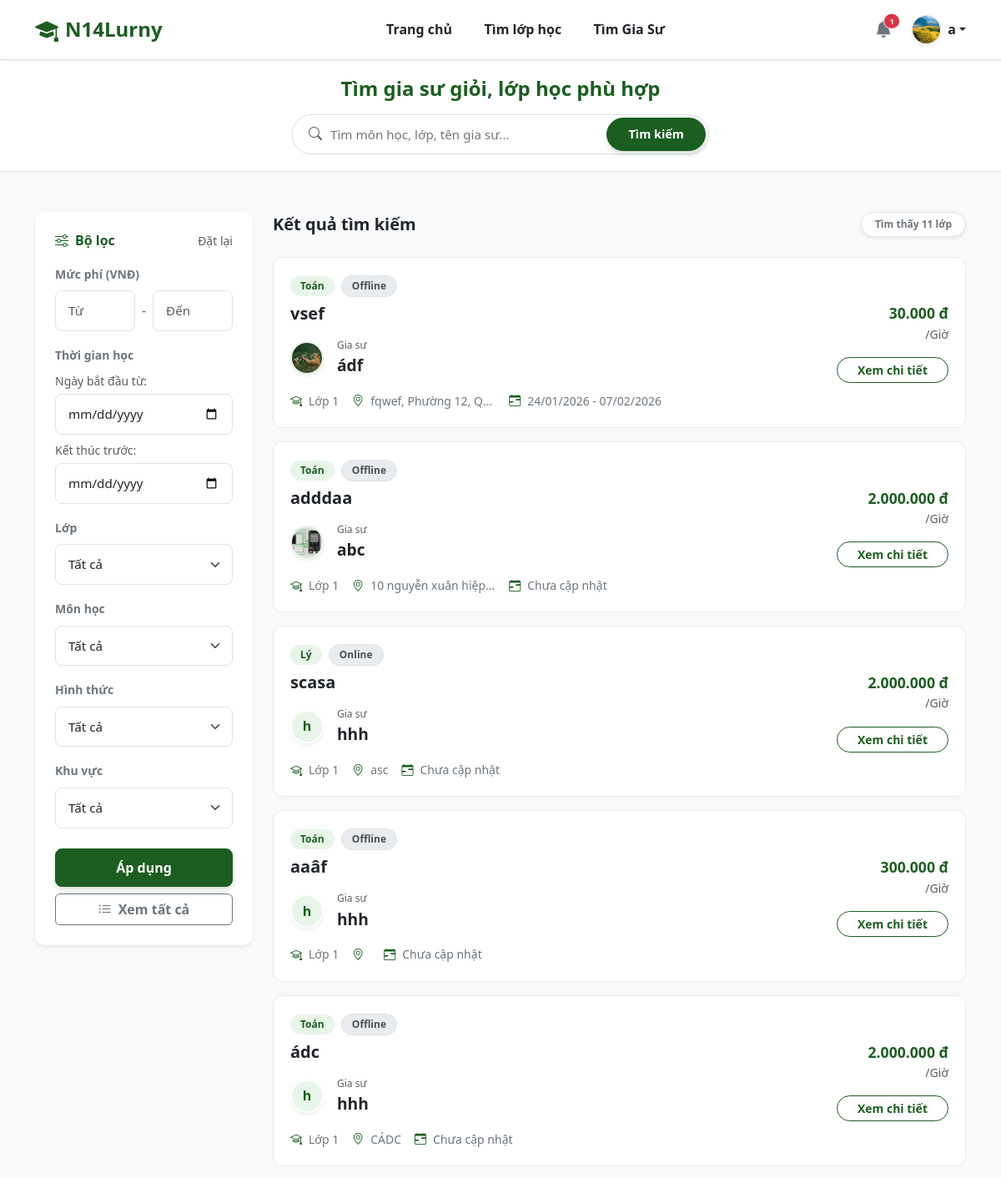
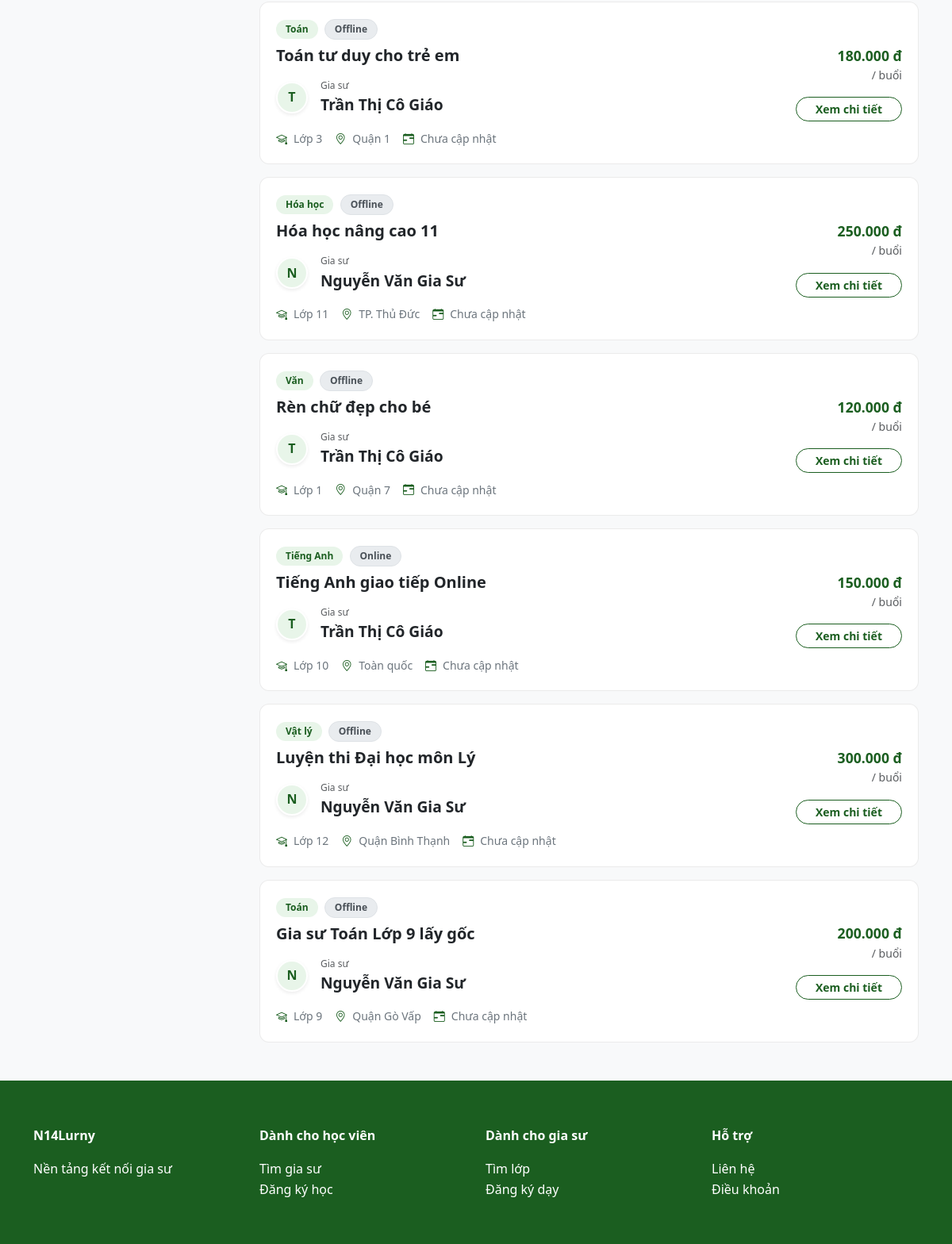
The page /N14Lurny/find-class.php (signed in) on the database its author committed (2 pictures, top to bottom).
### tables this page shows
CREATE TABLE `users` (
  `id` int(11) NOT NULL,
  `full_name` varchar(100) NOT NULL,
  `email` varchar(100) NOT NULL,
  `password` varchar(255) NOT NULL,
  `role` enum('admin','tutor','student') NOT NULL DEFAULT 'student',
  `avatar` varchar(255) DEFAULT NULL,
  `dob` date DEFAULT NULL,
  `gender` enum('Nam','Nữ','Khác') DEFAULT 'Nam',
  `phone` varchar(20) DEFAULT NULL,
  `bio` text DEFAULT NULL COMMENT 'Giới thiệu bản thân',
  `major` varchar(100) DEFAULT NULL COMMENT 'Chuyên ngành',
  `degree` varchar(100) DEFAULT NULL COMMENT 'Bằng cấp/Trình độ',
  `experience` varchar(100) DEFAULT NULL COMMENT 'Kinh nghiệm',
  `address` varchar(255) DEFAULT NULL COMMENT 'Địa chỉ/Khu vực',
  `school` varchar(255) DEFAULT NULL,
  `grade` varchar(50) DEFAULT NULL,
  `created_at` timestamp NOT NULL DEFAULT current_timestamp(),
  `warnings_count` int(11) DEFAULT 0 COMMENT 'Số lần bị cảnh cáo',
  `is_banned` tinyint(1) DEFAULT 0 COMMENT '1: Bị cấm dạy, 0: Bình thường',
  `avg_rating` float DEFAULT 0,
  `review_count` int(11) DEFAULT 0
);

CREATE TABLE `classes` (
  `id` int(11) NOT NULL,
  `tutor_id` int(11) NOT NULL,
  `title` varchar(255) NOT NULL,
  `subject` varchar(100) NOT NULL,
  `grade` varchar(50) NOT NULL,
  `price` varchar(255) DEFAULT NULL,
  `description` text DEFAULT NULL,
  `method` varchar(50) NOT NULL DEFAULT 'Offline' COMMENT 'Online hoặc Offline',
  `location` varchar(100) NOT NULL DEFAULT 'TP. Hồ Chí Minh' COMMENT 'Quận/Huyện tại TP.HCM',
  `status` enum('pending','active','hidden','closed','rejected') DEFAULT 'pending',
  `max_students` int(11) NOT NULL DEFAULT 1,
  `start_date` date DEFAULT NULL,
  `end_date` date DEFAULT NULL,
  `created_at` timestamp NOT NULL DEFAULT current_timestamp()
);

### N14Lurny/find-class.php (the view, shortened to what this page needs)
<?php
require 'config/db.php';
$keyword = isset($_GET['keyword']) ? $_GET['keyword'] : '';
$raw_min = isset($_GET['min_price']) ? clean_number($_GET['min_price']) : '';
$raw_max = isset($_GET['max_price']) ? clean_number($_GET['max_price']) : '';
$min_price = (is_numeric($raw_min)) ? intval($raw_min) : '';
$max_price = (is_numeric($raw_max)) ? intval($raw_max) : '';
$filter_start = isset($_GET['filter_start']) ? $_GET['filter_start'] : '';
$filter_end = isset($_GET['filter_end']) ? $_GET['filter_end'] : '';
$sql = "SELECT classes.*, users.full_name, users.avatar
        FROM classes
        LEFT JOIN users ON classes.tutor_id = users.id
        WHERE classes.status = 'active'";
$sql .= " ORDER BY classes.id DESC";
$error_message = "";
$result = null;
try {
    $result = $conn->query($sql);
} catch (Exception $e) {
    $error_message = "Lỗi hệ thống: " . $e->getMessage();
}
?>
<!DOCTYPE html>
<html lang="vi">
<head>
    <link href="https://cdn.jsdelivr.net/npm/bootstrap@5.3.0/dist/css/bootstrap.min.css" rel="stylesheet">
    <link href="https://cdn.jsdelivr.net/npm/bootstrap-icons@1.11.1/font/bootstrap-icons.css" rel="stylesheet">
    <link rel="stylesheet" href="assets/css/style.css">
</head>
<body class="bg-light">
<?php include 'includes/header.php'; ?>
<section class="search-header">
  <div class="container">
    <h4 class="text-center fw-bold mb-3 text-brand">Tìm gia sư giỏi, lớp học phù hợp</h4>
    <form action="find-class.php" method="GET">
        <div class="search-container mx-auto">
            <i class="bi bi-search text-muted ps-3"></i>
            <input type="text" name="keyword" class="search-input" value="<?php echo htmlspecialchars($keyword); ?>" placeholder="Tìm môn học, lớp, tên gia sư...">
            <button type="submit" class="btn btn-brand search-btn">Tìm kiếm</button>
        </div>
    </form>
  </div>
</section>
<section class="find-class py-5">
  <div class="container">
    <div class="row">
      <aside class="col-lg-3 mb-4">
        <div class="card border-0 shadow-sm sidebar-sticky">
            <div class="card-body p-4">
                <form action="find-class.php" method="GET">
                  <div class="d-flex justify-content-between align-items-center mb-3">
                      <h6 class="fw-bold text-brand m-0"><i class="bi bi-sliders me-2"></i>Bộ lọc</h6>
                      <a href="find-class.php" class="text-decoration-none small text-muted">Đặt lại</a>
                  </div>
                  <div class="mb-3">
                      <label class="form-label small fw-bold text-secondary">Mức phí (VNĐ)</label>
                      <div class="d-flex gap-2 align-items-center">
                          <input type="text" name="min_price" class="form-control form-control-sm price-input" placeholder="Từ" value="<?php echo ($min_price !== '') ? number_format($min_price) : ''; ?>">
                          <span class="text-muted">-</span>
                          <input type="text" name="max_price" class="form-control form-control-sm price-input" placeholder="Đến" value="<?php echo ($max_price !== '') ? number_format($max_price) : ''; ?>">
                      </div>
                  </div>
                  <div class="mb-3">
                      <label class="form-label small fw-bold text-secondary">Thời gian học</label>
                      <div class="mb-2">
                          <small class="text-muted d-block mb-1">Ngày bắt đầu từ:</small>
                          <input type="date" name="filter_start" class="form-control form-control-sm" value="<?= $filter_start ?>">
                      </div>
                      <div>
                          <small class="text-muted d-block mb-1">Kết thúc trước:</small>
                          <input type="date" name="filter_end" class="form-control form-control-sm" value="<?= $filter_end ?>">
                      </div>
                  </div>
                  <div class="mb-3">
                      <label class="form-label small fw-bold text-secondary">Lớp</label>
                      <select name="grade" class="form-select form-select-sm">
                        <option value="Tất cả">Tất cả</option>
                      </select>
                  </div>
                  <div class="mb-3">
                      <label class="form-label small fw-bold text-secondary">Môn học</label>
                      <select name="subject" class="form-select form-select-sm">
                        <option value="Tất cả">Tất cả</option>
                      </select>
                  </div>
                  <div class="mb-3">
                      <label class="form-label small fw-bold text-secondary">Hình thức</label>
                      <select name="method" class="form-select form-select-sm">
                        <option value="Tất cả">Tất cả</option>
                      </select>
                  </div>
                  <div class="mb-4">
                      <label class="form-label small fw-bold text-secondary">Khu vực</label>
                      <select name="location" class="form-select form-select-sm">
                        <option value="Tất cả">Tất cả</option>
                      </select>
                  </div>
                  <button type="submit" class="btn btn-brand w-100 fw-bold mb-2">Áp dụng</button>
                  <a href="find-class.php" class="btn btn-outline-secondary w-100 fw-bold"><i class="bi bi-list-ul me-2"></i>Xem tất cả</a>
                </form>
            </div>
        </div>
      </aside>
      <main class="col-lg-9">
        <?php if (!empty($error_message)): ?>
            <div class="alert alert-danger shadow-sm border-0"><i class="bi bi-exclamation-triangle-fill me-2"></i> <strong>Lỗi:</strong> <?php echo $error_message; ?></div>
        <?php elseif ($result && $result->num_rows > 0): ?>
            <div class="d-flex justify-content-between align-items-center mb-4">
                <h5 class="fw-bold text-dark m-0">Kết quả tìm kiếm</h5>
                <span class="badge bg-white text-secondary border shadow-sm px-3 py-2 rounded-pill">Tìm thấy <?php echo $result->num_rows; ?> lớp</span>
            </div>
            <div class="row g-3">
            <?php while($row = $result->fetch_assoc()):
                $price_raw = $row['price']; $price_display = $price_raw; $unit_display = '';
                if (is_numeric($price_raw)) { $price_display = number_format($price_raw, 0, ',', '.') . ' đ'; $unit_display = '/ buổi'; }
                elseif (preg_match('/^(\d+)\s+(.*)$/', $price_raw, $matches)) { $price_display = number_format($matches[1], 0, ',', '.') . ' đ'; $unit_clean = trim(str_replace('VND', '', $matches[2])); $unit_display = (strpos($unit_clean, '/') === 0) ? $unit_clean : '/ ' . $unit_clean; }
                $tutor_name = $row['full_name'] ?? 'Ẩn danh';
                $tutor_initial = mb_substr($tutor_name, 0, 1, 'UTF-8');
                $tutor_link = "student/tutor_profile.php?id=" . $row['tutor_id'];
                $has_avatar = !empty($row['avatar']) && file_exists("assets/uploads/avatars/" . $row['avatar']);
                $avatar_src = $has_avatar ? "assets/uploads/avatars/" . $row['avatar'] : "";
                $date_display = "Chưa cập nhật";
                if (!empty($row['start_date']) && !empty($row['end_date'])) {
                    $date_display = date('d/m/Y', strtotime($row['start_date'])) . ' - ' . date('d/m/Y', strtotime($row['end_date']));
                }
            ?>
                <div class="col-md-12">
                    <div class="class-card">
                        <div class="row align-items-center">
                            <div class="col-md-8">
                                <div class="mb-2">
                                    <span class="badge green me-1"><?= htmlspecialchars($row['subject']) ?></span>
                                    <span class="badge gray"><?= htmlspecialchars($row['method']) ?></span>
                                </div>
                                <h5 class="fw-bold mb-3"><a href="class-detail.php?id=<?= $row['id']; ?>" class="text-decoration-none text-dark stretched-link"><?= htmlspecialchars($row['title']); ?></a></h5>
                                <div class="d-flex align-items-center mb-3 position-relative" style="z-index: 2;">
                                    <a href="<?= $tutor_link ?>" class="tutor-link me-3" title="Xem hồ sơ gia sư">
                                        <?php if ($has_avatar): ?><img src="<?= $avatar_src ?>" class="tutor-thumb shadow-sm"><?php else: ?><div class="tutor-initials-sm shadow-sm"><?= $tutor_initial ?></div><?php endif; ?>
                                    </a>
                                    <div class="d-flex flex-column"><span class="small text-muted" style="font-size: 0.75rem;">Gia sư</span><a href="<?= $tutor_link ?>" class="tutor-link fw-bold text-dark tutor-name"><?= htmlspecialchars($tutor_name) ?></a></div>
                                </div>
                                <div class="d-flex flex-wrap gap-3 text-secondary small">
                                    <div class="d-flex align-items-center"><i class="bi bi-mortarboard me-2 text-brand"></i> <?= htmlspecialchars($row['grade']) ?></div>
                                    <div class="d-flex align-items-center"><i class="bi bi-geo-alt me-2 text-brand"></i> <span class="text-truncate" style="max-width: 150px;"><?= htmlspecialchars($row['location']) ?></span></div>
                                    <div class="d-flex align-items-center"><i class="bi bi-calendar-range me-2 text-brand"></i> <?= $date_display ?></div>
                                </div>
                            </div>
                            <div class="col-md-4 text-md-end mt-3 mt-md-0 border-start-md ps-md-4 d-flex flex-column justify-content-center align-items-md-end align-items-start">
                                <div class="class-price mb-0"><?= $price_display ?></div>
                                <div class="small text-muted mb-3"><?= htmlspecialchars($unit_display) ?></div>
                                <a href="class-detail.php?id=<?= $row['id']; ?>" class="btn btn-outline-brand btn-sm rounded-pill px-4 fw-bold position-relative" style="z-index: 2;">Xem chi tiết</a>
                            </div>
                        </div>
                    </div>
                </div>
            <?php endwhile; ?>
            </div>
        <?php endif; ?>
      </main>
    </div>
  </div>
</section>
<?php include 'includes/footer.php'; ?>
</body>
</html>

### N14Lurny/includes/header.php (shortened to what this page needs)
<?php
$base_url = '/N14Lurny';
$notif_count = 0;
if (isset($_SESSION['user_id'])) {
    require_once dirname(__FILE__) . '/../config/db.php';
    $uid = $_SESSION['user_id'];
    $count_sql = "SELECT COUNT(*) as total FROM notifications WHERE user_id = $uid AND is_read = 0";
    $count_res = $conn->query($count_sql);
    if($count_res) $notif_count = $count_res->fetch_assoc()['total'];
}
?>
<nav class="navbar navbar-expand-lg bg-white border-bottom py-2 fixed-top-nav" style="position: relative; z-index: 1050;">
  <div class="container">
    <a class="navbar-brand fw-bold text-success d-flex align-items-center" href="<?= $base_url ?>/index.php">
        <i class="bi bi-mortarboard-fill me-2 fs-3"></i> N14Lurny
    </a>
    <div class="collapse navbar-collapse" id="navbarContent">
      <ul class="navbar-nav mx-auto mb-2 mb-lg-0">
        <li class="nav-item">
            <a class="nav-link" href="<?= $base_url ?>/index.php">Trang chủ</a>
        </li>
        <li class="nav-item">
            <a class="nav-link" href="<?= $base_url ?>/find-class.php">Tìm lớp học</a>
        </li>
        <li class="nav-item">
            <a class="nav-link" href="/N14Lurny/find-tutor.php">Tìm Gia Sư</a>
        </li>
      </ul>
      <div class="d-flex align-items-center">
        <?php if (isset($_SESSION['user_id'])): ?>
            <?php
                $fullname = isset($_SESSION['fullname']) ? $_SESSION['fullname'] : 'Học viên';
                $firstLetter = mb_substr($fullname, 0, 1, 'UTF-8');
                $user_avatar = '';
                $u_id = $_SESSION['user_id'];
                $u_res = $conn->query("SELECT avatar FROM users WHERE id=$u_id");
                if($u_res && $u_row = $u_res->fetch_assoc()) {
                    $user_avatar = $u_row['avatar'];
                }
            ?>
            <div class="dropdown me-4">
                <a href="#" class="text-secondary position-relative text-decoration-none" id="notifDropdown" data-bs-toggle="dropdown" aria-expanded="false">
                    <i class="bi bi-bell-fill fs-5"></i>
                    <?php if($notif_count > 0): ?>
                        <span class="position-absolute top-0 start-100 translate-middle badge rounded-pill bg-danger border border-light" style="font-size: 0.6rem;">
                            <?= $notif_count ?>
                        </span>
                    <?php endif; ?>
                </a>
            </div>
            <div class="dropdown">
                <a href="#" class="d-flex align-items-center text-decoration-none dropdown-toggle text-dark" id="studentDropdown" data-bs-toggle="dropdown" aria-expanded="false">
                    <?php if (!empty($user_avatar) && file_exists(dirname(__FILE__) . '/../assets/uploads/avatars/' . $user_avatar)): ?>
                        <img src="<?= $base_url ?>/assets/uploads/avatars/<?= $user_avatar ?>" class="rounded-circle me-2 object-fit-cover shadow-sm border" style="width: 35px; height: 35px;">
                    <?php else: ?>
                        <div class="rounded-circle bg-success text-white d-flex align-items-center justify-content-center me-2 fw-bold" style="width: 35px; height: 35px;">
                            <?= $firstLetter ?>
                        </div>
                    <?php endif; ?>
                    <span class="fw-bold d-none d-sm-block"><?= htmlspecialchars($fullname); ?></span>
                </a>
            </div>
        <?php else: ?>
            <a href="<?= $base_url ?>/auth/login_register.php" class="btn btn-outline-success me-2 fw-semibold">Đăng nhập</a>
            <a href="<?= $base_url ?>/auth/login_register.php" class="btn btn-success fw-semibold">Đăng ký</a>
        <?php endif; ?>
      </div>
    </div>
  </div>
</nav>

### rows shown on the page
users: avatar (picture)
classes: subject "Toán", method "Offline", title "vsef", tutor.avatar (picture), tutor.full_name "ádf", grade "Lớp 1", location "fqwef, Phường 12, Q…", date_display "24/01/2026 - 07/02/2026", price_display "30.000 đ", unit_display "/Giờ"
classes: subject "Toán", method "Offline", title "adddaa", tutor.avatar (picture), tutor.full_name "abc", grade "Lớp 1", location "10 nguyễn xuân hiệp…", date_display "Chưa cập nhật", price_display "2.000.000 đ", unit_display "/Giờ"
classes: subject "Lý", method "Online", title "scasa", tutor.full_name "h", tutor.full_name "hhh", grade "Lớp 1", location "asc", date_display "Chưa cập nhật", price_display "2.000.000 đ", unit_display "/Giờ"
classes: subject "Toán", method "Offline", title "aaâf", tutor.full_name "h", tutor.full_name "hhh", grade "Lớp 1", date_display "Chưa cập nhật", price_display "300.000 đ", unit_display "/Giờ"
classes: subject "Toán", method "Offline", title "ádc", tutor.full_name "h", tutor.full_name "hhh", grade "Lớp 1", location "CÁDC", date_display "Chưa cập nhật", price_display "2.000.000 đ", unit_display "/Giờ"
classes: subject "Toán", method "Offline", title "Toán tư duy cho trẻ em", tutor.full_name "T", tutor.full_name "Trần Thị Cô Giáo", grade "Lớp 3", location "Quận 1", date_display "Chưa cập nhật", price "180.000 đ", price "/ buổi"
classes: subject "Hóa học", method "Offline", title "Hóa học nâng cao 11", tutor.full_name "N", tutor.full_name "Nguyễn Văn Gia Sư", grade "Lớp 11", location "TP. Thủ Đức", date_display "Chưa cập nhật", price "250.000 đ", price "/ buổi"
classes: subject "Văn", method "Offline", title "Rèn chữ đẹp cho bé", tutor.full_name "T", tutor.full_name "Trần Thị Cô Giáo", grade "Lớp 1", location "Quận 7", date_display "Chưa cập nhật", price "120.000 đ", price "/ buổi"
classes: subject "Tiếng Anh", method "Online", title "Tiếng Anh giao tiếp Online", tutor.full_name "T", tutor.full_name "Trần Thị Cô Giáo", grade "Lớp 10", location "Toàn quốc", date_display "Chưa cập nhật", price "150.000 đ", price "/ buổi"
classes: subject "Vật lý", method "Offline", title "Luyện thi Đại học môn Lý", tutor.full_name "N", tutor.full_name "Nguyễn Văn Gia Sư", grade "Lớp 12", location "Quận Bình Thạnh", date_display "Chưa cập nhật", price "300.000 đ", price "/ buổi"
classes: subject "Toán", method "Offline", title "Gia sư Toán Lớp 9 lấy gốc", tutor.full_name "N", tutor.full_name "Nguyễn Văn Gia Sư", grade "Lớp 9", location "Quận Gò Vấp", date_display "Chưa cập nhật", price "200.000 đ", price "/ buổi"

### other values the page prints
$notif_count "1"
$fullname "a"
$result->num_rows "11"
